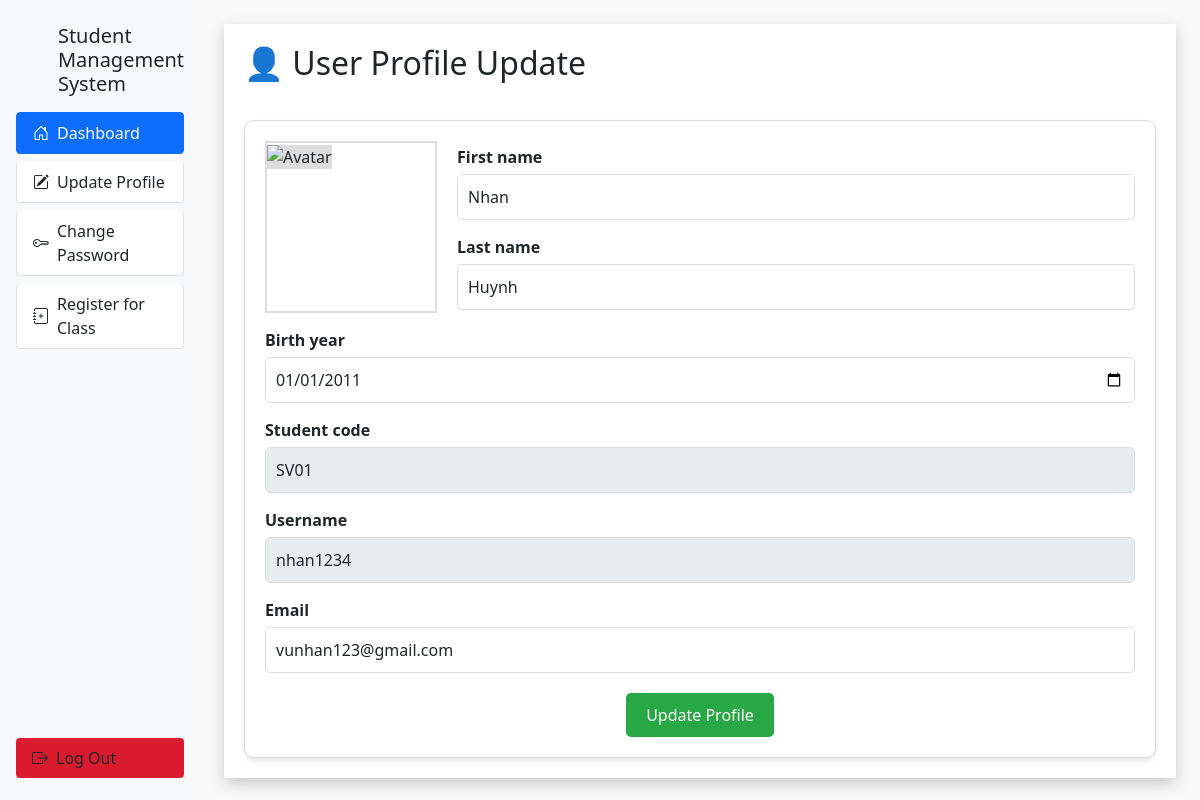
Screenshot of /user/update-profile (signed in) with the database file from the repository.
### main.py (models this page shows, shortened)
class User(db.Model):
    id = db.Column(db.Integer, primary_key=True)
    fname = db.Column(db.String(255), nullable=False)
    lname = db.Column(db.String(255), nullable=False)
    email = db.Column(db.String(255), nullable=False)
    student_code = db.Column(db.String(50), nullable=True)
    birth_year = db.Column(db.Date, nullable=True)
    username = db.Column(db.String(255), nullable=False)
    password = db.Column(db.String(255), nullable=False)
    role = db.Column(db.String(50), default='user', nullable=False)  # Thêm cột role
    status = db.Column(db.Integer, default=0, nullable=False)
    id_class = db.Column(db.Integer, db.ForeignKey('class.id_class'), nullable=True)
    avatar = db.Column(db.String(255), nullable=True)  # Thêm cột avatar

### main.py (the view, shortened to what this page needs)
@app.route('/user/update-profile', methods=['POST', 'GET'])
def userUpdateProfile():
    if not session.get('user_id'):
        return redirect('/')
    user = User.query.get(session.get('user_id'))
    if user.role != "user":
        flash("Access denied: You are not authorized to access this page.", "danger")
        return redirect('/')
    return render_template('user/update-profile.html', title="Update Profile", users=user)

### templates/user/update-profile.html (shortened to what this page needs)
{% extends "user/layout.html" %}
{% block content %}
<div class="wrapper">
    <div class="content">
        <div class="header">
            <h2>👤 User Profile Update</h2>
        </div>
        <div class="form-container">
            <form action="" method="post" enctype="multipart/form-data">
                <div class="form-group-first-row">
                    <div class="avatar-container">
                        {% if users.avatar %}
                        <img src="{{ url_for('uploaded_file', filename=users.avatar) }}" alt="Avatar" class="avatar"
                            id="Avatar">
                        {% else %}
                        <img src="https://img.icons8.com/ios/452/user.png" alt="Avatar" class="avatar-default"
                            id="Avatar">
                        {% endif %}
                    </div>
                    <div class="form-details">
                        <div class="form-group">
                            <label for="fname"><b>First name</b></label>
                            <input type="text" value="{{users.fname}}" name="fname" id="fname" class="form-control">
                        </div>
                        <div class="form-group">
                            <label for="lname"><b>Last name</b></label>
                            <input type="text" value="{{users.lname}}" name="lname" id="lname" class="form-control">
                        </div>
                    </div>
                </div>
                <div class="form-group">
                    <label for="birth_year"><b>Birth year</b></label>
                    <input type="date" value="{{users.birth_year}}" name="birth_year" id="birth_year"
                        class="form-control">
                </div>
                <div class="form-group">
                    <label for="student_code"><b>Student code</b></label>
                    <input type="text" value="{{users.student_code}}" name="student_code" id="student_code"
                        class="form-control" readonly>
                </div>
                <div class="form-group">
                    <label for="username"><b>Username</b></label>
                    <input type="text" value="{{users.username}}" name="username" id="username" class="form-control"
                        readonly>
                </div>
                <div class="form-group">
                    <label for="email"><b>Email</b></label>
                    <input type="email" value="{{users.email}}" name="email" id="email" class="form-control">
                </div>
                <div class="form-actions text-center">
                    <button class="btn btn-success">Update Profile</button>
                </div>
            </form>
        </div>
    </div>
</div>
{% endblock content %}

### templates/user/update-profile.html (style rules this page uses)
body { margin: 0; padding: 0; background: #f9f9f9; }
.wrapper { width: 100%; padding: 20px; background: #ffffff; box-shadow: 0px 5px 15px rgba(0, 0, 0, 0.2); }
.content { width: 100%; display: flex; flex-direction: column; gap: 20px; }
.header { margin-bottom: 10px; }
.form-container { padding: 20px; border: 1px solid #ddd; border-radius: 10px; box-shadow: 0px 3px 6px rgba(0, 0, 0, 0.1); background: #ffffff; }
.form-group { margin-bottom: 15px; }
.form-group-first-row { display: flex; align-items: center; justify-content: space-between; gap: 20px; }
.avatar-container { width: 172px; height: 172px; overflow: hidden; border: 2px solid #ddd; margin-bottom: 15px; position: relative; }
.avatar-default { width: 100%; height: 100%; object-fit: scale-down; background-color: #ddd; }
.form-details { flex-grow: 1; }
.form-group label { display: block; margin-bottom: 5px; }
.form-control { width: 100%; padding: 10px; border: 1px solid #ddd; border-radius: 5px; }
.form-actions { margin-top: 20px; }
.btn-success { background-color: #28a745; border: none; padding: 10px 20px; color: white; border-radius: 5px; cursor: pointer; }

### rows the page displays
User: fname "Nhan", lname "Huynh", birth_year "01/01/2011", student_code "SV01", username "nhan1234", email "vunhan123@gmail.com"
